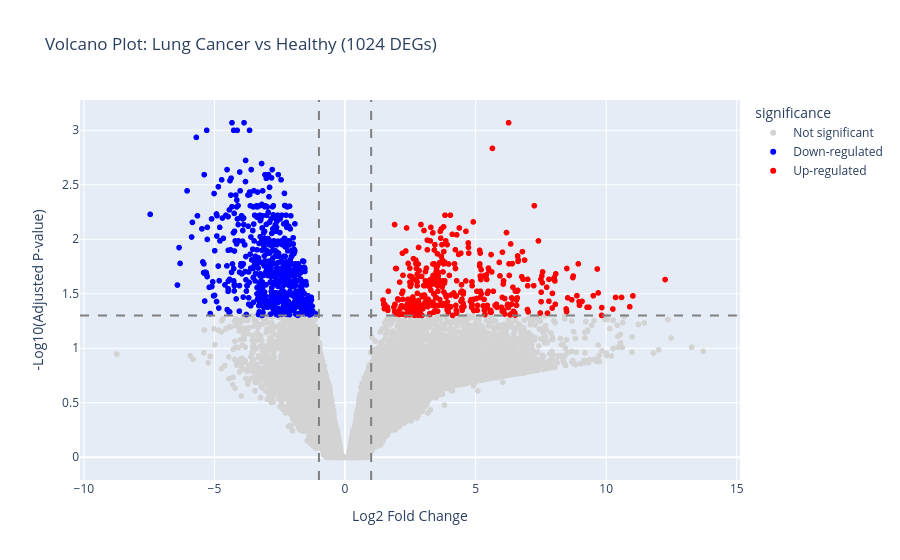

Write notebook code for a chart like this one.
### Markdown cell above
❓ **Question**: Direction of Change
* How many genes are up-regulated vs down-regulated?
    - up 383 and down 641
* What might this tell us about cancer?
    - there are more genes that have a negative feedback loop, producing fewer cellular components
---

### Creating a Volcano Plot

This is similar to a feature importance plot - it shows which genes have both large effect sizes (x-axis) and high statistical significance (y-axis).

### Code cell
# 🟢 Create an interactive volcano plot
# Add significance categories for coloring
data['significance'] = 'Not significant'
data.loc[(data['log2FC'] > log2fc_cutoff) & (data['adj.P.Value'] < pvalue_cutoff), 'significance'] = 'Up-regulated'
data.loc[(data['log2FC'] < -log2fc_cutoff) & (data['adj.P.Value'] < pvalue_cutoff), 'significance'] = 'Down-regulated'

# Calculate -log10(p-value) for y-axis
data['neg_log10_pval'] = -np.log10(data['adj.P.Value'])

# Create interactive plot
fig = px.scatter(data,
                x='log2FC',
                y='neg_log10_pval',
                color='significance',
                hover_data=['GeneName'],
                title=f'Volcano Plot: Lung Cancer vs Healthy ({len(degs)} DEGs)',
                labels={'log2FC': 'Log2 Fold Change', 'neg_log10_pval': '-Log10(Adjusted P-value)'},
                color_discrete_map={'Up-regulated': 'red', 'Down-regulated': 'blue', 'Not significant': 'lightgray'})

# Add threshold lines
fig.add_hline(y=-np.log10(pvalue_cutoff), line_dash="dash", line_color="gray")
fig.add_vline(x=log2fc_cutoff, line_dash="dash", line_color="gray")
fig.add_vline(x=-log2fc_cutoff, line_dash="dash", line_color="gray")

fig.show()

### Figure 1 — Plotly figure (JSON) as saved in the notebook; plotly's stock layout.template omitted (floating-point values rounded to 4 significant figures; data arrays with more than 128 entries replaced by an {"elided": "..."} marker saying what was removed)
{"data": [{"customdata": {"elided": "35817x1 str values"}, "hovertemplate": "significance=Not significant<br>Log2 Fold Change=%{x}<br>-Log10(Adjusted P-value)=%{y}<br>GeneName=%{customdata[0]}<extra></extra>", "legendgroup": "Not significant", "marker": {"color": "lightgray", "symbol": "circle"}, "mode": "markers", "name": "Not significant", "showlegend": true, "type": "scattergl", "x": {"elided": "35817 float values"}, "xaxis": "x", "y": {"elided": "35817 float values"}, "yaxis": "y"}, {"customdata": {"elided": "641x1 str values"}, "hovertemplate": "significance=Down-regulated<br>Log2 Fold Change=%{x}<br>-Log10(Adjusted P-value)=%{y}<br>GeneName=%{customdata[0]}<extra></extra>", "legendgroup": "Down-regulated", "marker": {"color": "blue", "symbol": "circle"}, "mode": "markers", "name": "Down-regulated", "showlegend": true, "type": "scattergl", "x": {"elided": "641 float values"}, "xaxis": "x", "y": {"elided": "641 float values"}, "yaxis": "y"}, {"customdata": {"elided": "383x1 str values"}, "hovertemplate": "significance=Up-regulated<br>Log2 Fold Change=%{x}<br>-Log10(Adjusted P-value)=%{y}<br>GeneName=%{customdata[0]}<extra></extra>", "legendgroup": "Up-regulated", "marker": {"color": "red", "symbol": "circle"}, "mode": "markers", "name": "Up-regulated", "showlegend": true, "type": "scattergl", "x": {"elided": "383 float values"}, "xaxis": "x", "y": {"elided": "383 float values"}, "yaxis": "y"}], "layout": {"legend": {"title": {"text": "significance"}, "tracegroupgap": 0}, "shapes": [{"line": {"color": "gray", "dash": "dash"}, "type": "line", "x0": 0, "x1": 1, "xref": "x domain", "y0": 1.301, "y1": 1.301, "yref": "y"}, {"line": {"color": "gray", "dash": "dash"}, "type": "line", "x0": 1, "x1": 1, "xref": "x", "y0": 0, "y1": 1, "yref": "y domain"}, {"line": {"color": "gray", "dash": "dash"}, "type": "line", "x0": -1, "x1": -1, "xref": "x", "y0": 0, "y1": 1, "yref": "y domain"}], "title": {"text": "Volcano Plot: Lung Cancer vs Healthy (1024 DEGs)"}, "xaxis": {"anchor": "y", "domain": [0, 1], "title": {"text": "Log2 Fold Change"}}, "yaxis": {"anchor": "x", "domain": [0, 1], "title": {"text": "-Log10(Adjusted P-value)"}}}}
